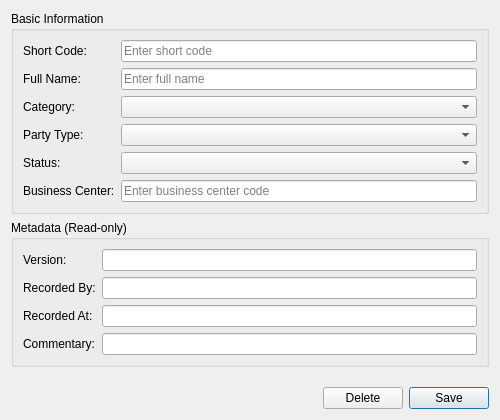
<?xml version="1.0" encoding="UTF-8"?>
<ui version="4.0">
 <class>PartyDetailDialog</class>
 <widget class="QWidget" name="PartyDetailDialog">
  <property name="geometry">
   <rect>
    <x>0</x>
    <y>0</y>
    <width>500</width>
    <height>420</height>
   </rect>
  </property>
  <property name="sizePolicy">
   <sizepolicy hsizetype="Preferred" vsizetype="Preferred">
    <horstretch>0</horstretch>
    <verstretch>0</verstretch>
   </sizepolicy>
  </property>
  <property name="minimumSize">
   <size>
    <width>450</width>
    <height>0</height>
   </size>
  </property>
  <property name="windowTitle">
   <string>Party Details</string>
  </property>
  <layout class="QVBoxLayout" name="verticalLayout">
   <item>
    <widget class="QGroupBox" name="basicInfoGroup">
     <property name="title">
      <string>Basic Information</string>
     </property>
     <layout class="QFormLayout" name="formLayout">
      <item row="0" column="0">
       <widget class="QLabel" name="label_codeEdit">
        <property name="text">
         <string>Short Code:</string>
        </property>
       </widget>
      </item>
      <item row="0" column="1">
       <widget class="QLineEdit" name="codeEdit">
        <property name="placeholderText">
         <string>Enter short code</string>
        </property>
       </widget>
      </item>
      <item row="1" column="0">
       <widget class="QLabel" name="label_nameEdit">
        <property name="text">
         <string>Full Name:</string>
        </property>
       </widget>
      </item>
      <item row="1" column="1">
       <widget class="QLineEdit" name="nameEdit">
        <property name="placeholderText">
         <string>Enter full name</string>
        </property>
       </widget>
      </item>
      <item row="2" column="0">
       <widget class="QLabel" name="label_partyCategoryEdit">
        <property name="text">
         <string>Category:</string>
        </property>
       </widget>
      </item>
      <item row="2" column="1">
       <widget class="QComboBox" name="partyCategoryCombo"/>
      </item>
      <item row="3" column="0">
       <widget class="QLabel" name="label_partyTypeEdit">
        <property name="text">
         <string>Party Type:</string>
        </property>
       </widget>
      </item>
      <item row="3" column="1">
       <widget class="QComboBox" name="partyTypeCombo"/>
      </item>
      <item row="4" column="0">
       <widget class="QLabel" name="label_statusEdit">
        <property name="text">
         <string>Status:</string>
        </property>
       </widget>
      </item>
      <item row="4" column="1">
       <widget class="QComboBox" name="statusCombo"/>
      </item>
      <item row="5" column="0">
       <widget class="QLabel" name="label_businessCenterEdit">
        <property name="text">
         <string>Business Center:</string>
        </property>
       </widget>
      </item>
      <item row="5" column="1">
       <widget class="QLineEdit" name="businessCenterEdit">
        <property name="placeholderText">
         <string>Enter business center code</string>
        </property>
       </widget>
      </item>
     </layout>
    </widget>
   </item>
   <item>
    <widget class="QGroupBox" name="metadataGroup">
     <property name="title">
      <string>Metadata (Read-only)</string>
     </property>
     <layout class="QFormLayout" name="formLayout_2">
      <item row="0" column="0">
       <widget class="QLabel" name="labelVersion">
        <property name="text">
         <string>Version:</string>
        </property>
       </widget>
      </item>
      <item row="0" column="1">
       <widget class="QLineEdit" name="versionEdit">
        <property name="readOnly">
         <bool>true</bool>
        </property>
       </widget>
      </item>
      <item row="1" column="0">
       <widget class="QLabel" name="labelRecordedBy">
        <property name="text">
         <string>Recorded By:</string>
        </property>
       </widget>
      </item>
      <item row="1" column="1">
       <widget class="QLineEdit" name="recordedByEdit">
        <property name="readOnly">
         <bool>true</bool>
        </property>
       </widget>
      </item>
      <item row="2" column="0">
       <widget class="QLabel" name="labelRecordedAt">
        <property name="text">
         <string>Recorded At:</string>
        </property>
       </widget>
      </item>
      <item row="2" column="1">
       <widget class="QLineEdit" name="recordedAtEdit">
        <property name="readOnly">
         <bool>true</bool>
        </property>
       </widget>
      </item>
      <item row="3" column="0">
       <widget class="QLabel" name="labelCommentary">
        <property name="text">
         <string>Commentary:</string>
        </property>
       </widget>
      </item>
      <item row="3" column="1">
       <widget class="QLineEdit" name="commentaryEdit">
        <property name="readOnly">
         <bool>true</bool>
        </property>
       </widget>
      </item>
     </layout>
    </widget>
   </item>
   <item>
    <spacer name="verticalSpacer">
     <property name="orientation">
      <enum>Qt::Vertical</enum>
     </property>
     <property name="sizeHint" stdset="0">
      <size>
       <width>20</width>
       <height>40</height>
      </size>
     </property>
    </spacer>
   </item>
   <item>
    <layout class="QHBoxLayout" name="buttonLayout">
     <item>
      <spacer name="horizontalSpacer">
       <property name="orientation">
        <enum>Qt::Horizontal</enum>
       </property>
       <property name="sizeHint" stdset="0">
        <size>
         <width>40</width>
         <height>20</height>
        </size>
       </property>
      </spacer>
     </item>
     <item>
      <widget class="QPushButton" name="deleteButton">
       <property name="text">
        <string>Delete</string>
       </property>
      </widget>
     </item>
     <item>
      <widget class="QPushButton" name="saveButton">
       <property name="text">
        <string>Save</string>
       </property>
       <property name="default">
        <bool>true</bool>
       </property>
      </widget>
     </item>
    </layout>
   </item>
  </layout>
 </widget>
 <resources/>
 <connections/>
</ui>
